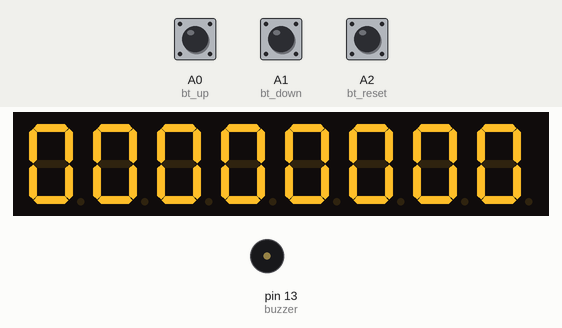
Simulated run of this sketch. Board: Arduino Uno, built with avr-gcc and run on an emulated ATmega328P. Shown: 8-digit seven-segment display, buzzer (waves = sounding, pin HIGH). Wiring (inferred from the names in the program): MAX7219 LED driver: data pin 4; clock pin 2; CS pin 3. The inputs (shaded band) are chosen by the test bench; at power-on: A2 (bt_reset) HIGH, A0 (bt_up) HIGH, A1 (bt_down) HIGH. EEPROM starts erased; pins used as bus, display or sensor lines are not drawn.

Above: at 1.4 s.
1.5 s: A2 (bt_reset) pulled LOW for 0.15 s
At 1.57 s:
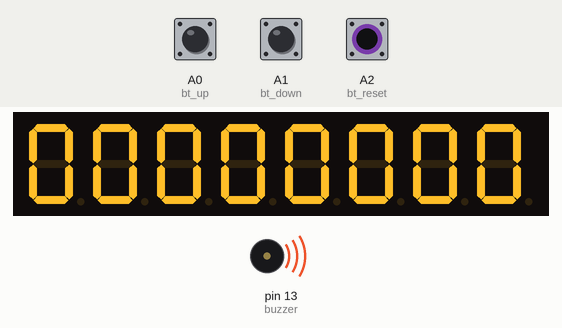
3.1 s: A0 (bt_up) pulled LOW for 0.15 s
At 4.0 s:
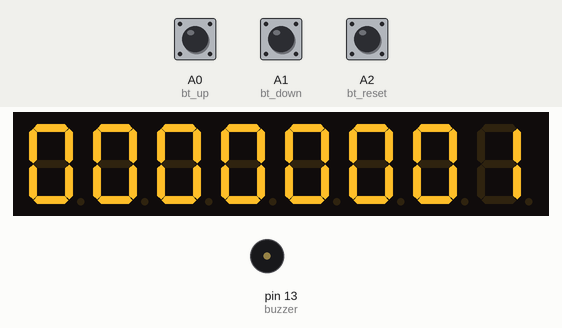
4.7 s: A0 (bt_up) pulled LOW for 1 s
At 5.1 s:
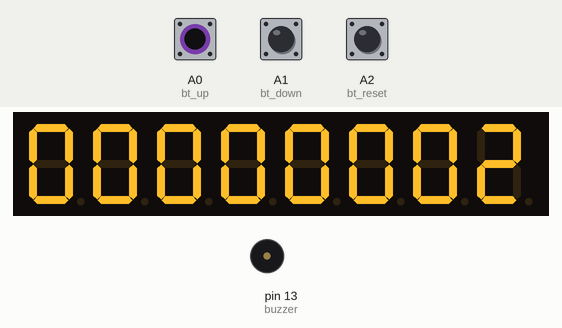
7.2 s: A2 (bt_reset) pulled LOW for 1 s
At 8.0 s:
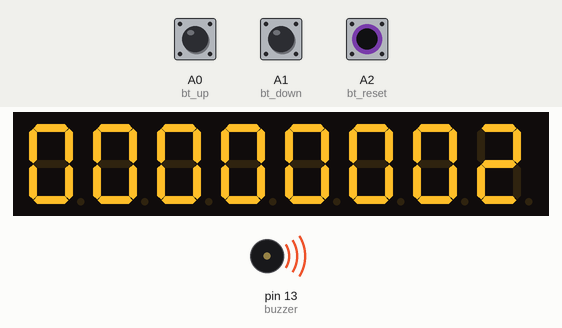
9.7 s: A2 (bt_reset) pulled LOW for 3.2 s
At 14.1 s:
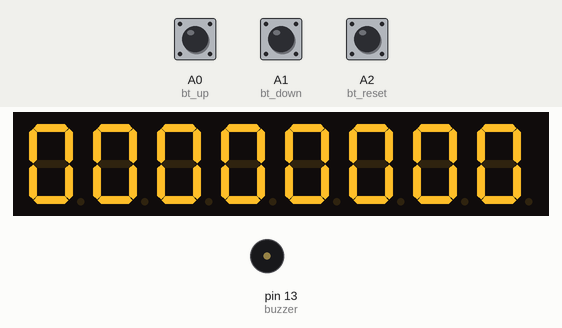
14.4 s: A1 (bt_down) pulled LOW for 0.15 s
At 15.0 s:
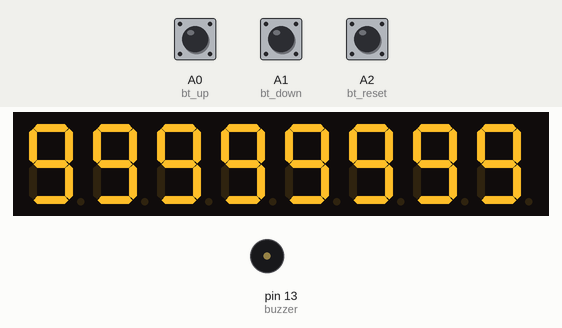
Timing chart, 0 to 17.0 s (numbered marks = the images above; inputs shaded):
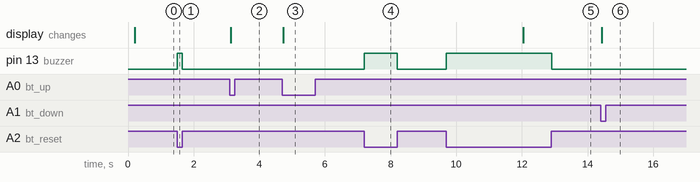

Measured:
- after the input at 1.5 s, pin 13 (buzzer): LOW → HIGH at once, → LOW 0.15 s later
- after the input at 3.1 s, the display: changes at once (image 2)
- after the input at 4.7 s, the display: changes at once (image 3)
- after the input at 7.2 s, pin 13 (buzzer): LOW → HIGH at once, → LOW 1.0 s later
- after the input at 9.7 s, pin 13 (buzzer): LOW → HIGH at once, → LOW 3.2 s later; the display: changes after 2.3 s (image 5)
- after the input at 14.4 s, the display: changes at once (image 6)

The sketch:

Counter_8Digit_MAX7219_Eeprom.ino
```cpp
#include <EEPROM.h>

#define bt_up     A0
#define bt_down   A1
#define bt_reset  A2

#define buzzer 13

#define MAX7219_Clock 2
#define MAX7219_Chip_Select  3
#define MAX7219_Data_IN 4

long d1=0, d2=0, d3=0, d4=0, d5=0, d6=0, d7=0, d8=0;

int flag1=0, flag2=0, timer=0;

void setup() { // put your setup code here, to run once

pinMode(bt_up,    INPUT_PULLUP);
pinMode(bt_down,  INPUT_PULLUP);
pinMode(bt_reset, INPUT_PULLUP);

pinMode(buzzer, OUTPUT);

pinMode(MAX7219_Data_IN, OUTPUT);
pinMode(MAX7219_Chip_Select, OUTPUT);
pinMode(MAX7219_Clock, OUTPUT);
digitalWrite(MAX7219_Clock, HIGH);

delay(200);

//Setup of MAX7219 chip
shift(0x0f, 0x00); //display test register - test mode off
shift(0x0c, 0x01); //shutdown register - normal operation
shift(0x0b, 0x07); //scan limit register - display digits 0 thru 7
shift(0x0a, 0x0f); //intensity register - max brightness
shift(0x09, 0xff); //decode mode register - CodeB decode all digits

if(EEPROM.read(0)==0){
}else{WriteEeprom(); EEPROM.write(0,0);}
ReadEeprom();

}

void loop() {

if(digitalRead (bt_up) == 0){
if(flag1==0){ flag1=1;
d1=d1+1;
if(d1>9){d1=0; d2=d2+1;}
if(d2>9){d2=0; d3=d3+1;}
if(d3>9){d3=0; d4=d4+1;}
if(d4>9){d4=0; d5=d5+1;}
if(d5>9){d5=0; d6=d6+1;}
if(d6>9){d6=0; d7=d7+1;}
if(d7>9){d7=0; d8=d8+1;}
if(d8>9){d8=0;}
WriteEeprom();
 }
}else{flag1=0;}

if(digitalRead (bt_down) == 0){
if(flag2==0){ flag2=1;
d1=d1-1;
if(d1<0){d1=9; d2=d2-1;}
if(d2<0){d2=9; d3=d3-1;}
if(d3<0){d3=9; d4=d4-1;}
if(d4<0){d4=9; d5=d5-1;}
if(d5<0){d5=9; d6=d6-1;}
if(d6<0){d6=9; d7=d7-1;}
if(d7<0){d7=9; d8=d8-1;}
if(d8<0){d8=9;}
WriteEeprom();
 }
}else{flag2=0;}

if(digitalRead (bt_reset) == 0){
digitalWrite(buzzer, HIGH);
if(timer<200){timer=timer+1;}
if(timer==200){
d1=0, d2=0, d3=0, d4=0, d5=0, d6=0, d7=0, d8=0;
WriteEeprom();
}
}else{digitalWrite(buzzer, LOW); timer=0;}

shift(0x01, d1);  //digit 0 (rightmost digit) data
shift(0x02, d2);
shift(0x03, d3);
shift(0x04, d4);
shift(0x05, d5);
shift(0x06, d6);
shift(0x07, d7);
shift(0x08, d8); //digit 7 (leftmost digit) data
delay(10);
}

void ReadEeprom() {
d1=EEPROM.read(1);
d2=EEPROM.read(2);
d3=EEPROM.read(3);
d4=EEPROM.read(4);
d5=EEPROM.read(5);
d6=EEPROM.read(6);
d7=EEPROM.read(7);
d8=EEPROM.read(8);
}

void WriteEeprom() {
EEPROM.write(1, d1);
EEPROM.write(2, d2);
EEPROM.write(3, d3);
EEPROM.write(4, d4);
EEPROM.write(5, d5);
EEPROM.write(6, d6);
EEPROM.write(7, d7);
EEPROM.write(8, d8);
}

void shift(byte send_to_address, byte send_this_data){
  digitalWrite(MAX7219_Chip_Select, LOW);
  shiftOut(MAX7219_Data_IN, MAX7219_Clock, MSBFIRST, send_to_address);
  shiftOut(MAX7219_Data_IN, MAX7219_Clock, MSBFIRST, send_this_data);
  digitalWrite(MAX7219_Chip_Select, HIGH);
}
```
